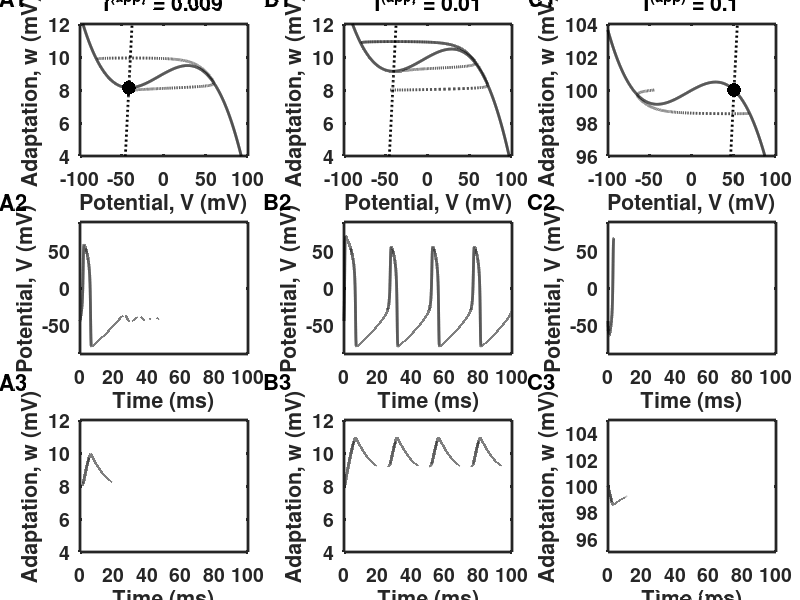
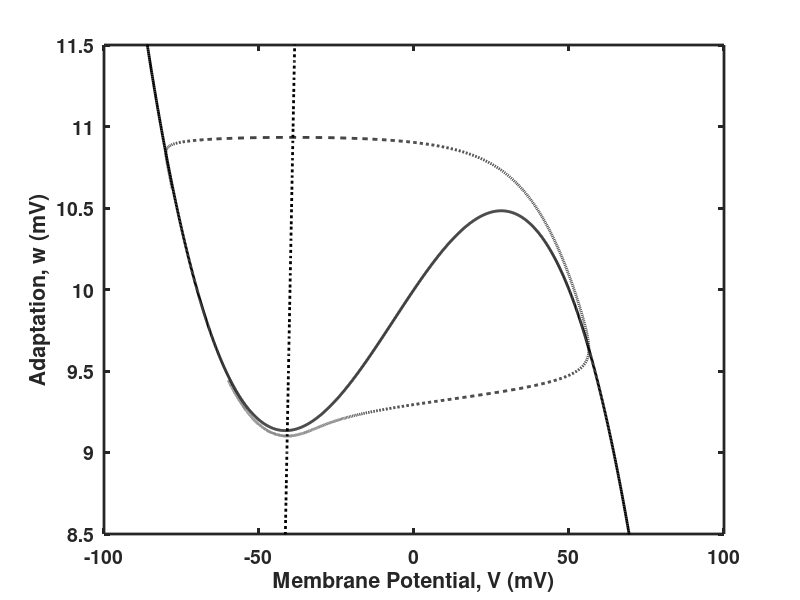

These charts were generated, in order, by the following MATLAB code:
% FHmodel.m 
% Fitzhugh-Nagumo model with only time-dependence.
% A 2-variable model of a spiking neuron, with a fast variable "V"
% and a slow adaptation variable, "w" representing inactivation and
% K-channels.
%
% This code is used to produce Figures 7.9 and 7.10 in the book:
% An Introductory Course in Computational Neuroscience,
% by Paul Miller (Brandeis University, 2017).
%
%%%%%%%%%%%%%%%%%%%%%%%%%%%%%%%%%%%%%%%%%%%%%%%%%%%%%%%%%%%%%%%%%%%%%%%%%%%

clear
clf

% time for integration
dt = 0.001;         % time-step in ms
tmax = 100;         % max time in ms
t = 0:dt:tmax;      % vector of time points

% initialize V and w to zero
V= zeros(size(t));
w = zeros(size(t));

%% Basic parameters for the model (see notes)
V1 = -0.07;         % approximate fixed point without current
V2 = 0.050;         % approximate peak of oscillating voltage
V0 = -0.050;        % level above which adaptation becomes positive

beta = 8;           % sets importance of V self-feedback over w
tau_V = 0.01;       % time constant (ms) for rapid change in V
tau_w = 200;        % time constant (ms) for change in w


%% Set up the plotting parameters
set(0,'DefaultLineLineWidth',2,...
    'DefaultLineMarkerSize',8, ...
    'DefaultAxesLineWidth',2, ...
    'DefaultAxesFontSize',14,...
    'DefaultAxesFontWeight','Bold');
figure(1)
clf

%% Loop through three different values of applied current
Iappvec = [0.009 0.01 0.1];
Nloops = length(Iappvec);

for loop = 1:Nloops
    Iapp = Iappvec(loop);
    % Initial conditions
    Vinit = -0.045;
    winit = 0.008;
    if ( loop == 3 )
        winit = 0.1;
    end
    % Now start time integration for V and w.
    V(1) = Vinit;
    w(1) = winit;
    for i = 2:length(t)
        V(i) = V(i-1) + dt*(-beta*V(i-1)*(V(i-1)-V1)*(V(i-1)-V2)-w(i-1)+Iapp)/tau_V;
        w(i) = w(i-1) + dt*(V(i-1)-V0-w(i-1) )/tau_w;
    end
    
    %% Now plot in the V-w phase plane the nullclines,
    %  which means the curve dV/dt = 0 then the line
    % dw/dt = 0.
    subplot('Position',[-0.23+0.33*loop 0.74 0.21 0.22])
    Vplot = -0.2:0.0001:0.2;
    plot(1000*Vplot,-1000*beta*Vplot.*(Vplot-V1).*(Vplot-V2)+1000*Iapp,'k', ...
        'LineWidth',2);
    hold on
    plot(1000*Vplot,1000*(Vplot-V0),'k:','LineWidth',2);
    
    % Next how V and w covary during the simulation
    plot(1000*V(1:round(end/3)),1000*w(1:round(end/3)),'k--','LineWidth',2)
    
    if ( loop ~= 2 )
        plot(1000*V(end),1000*w(end),'.k','MarkerSize',30)
    end
    
    if ( loop < 3 )
        axis([-100 100 4 12])
    else
        axis([-100 100 96 104])
    end
    title(strcat(['I^{(app)} = ',num2str(Iapp)]));
    ylabel('Adaptation, w (mV)')
    xlabel('Potential, V (mV)')
    
    %% Separate figure (for Fig 7.9) using one value of current
    if ( loop == 2 )
        figure(2)
        Vplot = -0.2:0.0001:0.2;
        plot(1000*Vplot,-1000*beta*Vplot.*(Vplot-V1).*(Vplot-V2)+1000*Iapp,'k', ...
            'LineWidth',2);
        hold on
        plot(1000*Vplot,1000*(Vplot-V0),'k:','LineWidth',2);
        
        % Next how V and w covary during the simulation 
        % (skip initial transient and only one cycle)
        plot(1000*V(round(end/6):round(end/3)),1000*w(round(end/6):round(end/3)),'k--','LineWidth',2)
        ylabel('Adaptation, w (mV)')
        xlabel('Membrane Potential, V (mV)')
        axis([-100 100 8.5 11.5])
        
        figure(1)
    end
    %% Then multiple plots of V and w against time for Fig. 7.10
    subplot('Position',[-0.23+0.33*loop 0.41 0.21 0.22])
    plot(t,V*1000,'k','LineWidth',2)
    ylabel('Potential, V (mV)')
    xlabel('Time (ms)')
    
    axis([0 tmax -90 90])
    
    subplot('Position',[-0.23+0.33*loop 0.08 0.21 0.22])
    plot(t,w*1000,'k','LineWidth',2)
    ylabel('Adaptation, w (mV)')
    if ( loop < 3 )
        axis([0 tmax 4 12])
    else
        axis([0 tmax 95 105])
    end
    xlabel('Time (ms)')
end

% Label all panels in the graph
annotation('textbox',[0.0 0.99 0.02 0.02],'String','A1','LineStyle','none','FontSize',16,'FontWeight','bold')
annotation('textbox',[0.0 0.65 0.02 0.02],'String','A2','LineStyle','none','FontSize',16,'FontWeight','bold')
annotation('textbox',[0.0 0.35 0.02 0.02],'String','A3','LineStyle','none','FontSize',16,'FontWeight','bold')
annotation('textbox',[0.33 0.99 0.02 0.02],'String','B1','LineStyle','none','FontSize',16,'FontWeight','bold')
annotation('textbox',[0.33 0.65 0.02 0.02],'String','B2','LineStyle','none','FontSize',16,'FontWeight','bold')
annotation('textbox',[0.33 0.35 0.02 0.02],'String','B3','LineStyle','none','FontSize',16,'FontWeight','bold')
annotation('textbox',[0.66 0.99 0.02 0.02],'String','C1','LineStyle','none','FontSize',16,'FontWeight','bold')
annotation('textbox',[0.66 0.65 0.02 0.02],'String','C2','LineStyle','none','FontSize',16,'FontWeight','bold')
annotation('textbox',[0.66 0.35 0.02 0.02],'String','C3','LineStyle','none','FontSize',16,'FontWeight','bold')
